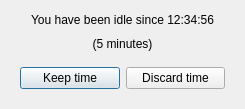
<?xml version="1.0" encoding="UTF-8"?>
<ui version="4.0">
 <class>IdleNotificationDialog</class>
 <widget class="QDialog" name="IdleNotificationDialog">
  <property name="geometry">
   <rect>
    <x>0</x>
    <y>0</y>
    <width>245</width>
    <height>109</height>
   </rect>
  </property>
  <property name="windowTitle">
   <string>Toggl Desktop</string>
  </property>
  <layout class="QVBoxLayout" name="verticalLayout">
   <item>
    <widget class="QLabel" name="idleSince">
     <property name="text">
      <string>You have been idle since 12:34:56</string>
     </property>
     <property name="alignment">
      <set>Qt::AlignCenter</set>
     </property>
    </widget>
   </item>
   <item>
    <widget class="QLabel" name="idleDuration">
     <property name="text">
      <string>(5 minutes)</string>
     </property>
     <property name="alignment">
      <set>Qt::AlignCenter</set>
     </property>
    </widget>
   </item>
   <item>
    <widget class="QWidget" name="widget" native="true">
     <layout class="QHBoxLayout" name="horizontalLayout">
      <item>
       <widget class="QPushButton" name="keepTimeButton">
        <property name="text">
         <string>Keep time</string>
        </property>
       </widget>
      </item>
      <item>
       <widget class="QPushButton" name="discardTimeButton">
        <property name="text">
         <string>Discard time</string>
        </property>
       </widget>
      </item>
     </layout>
    </widget>
   </item>
  </layout>
 </widget>
 <resources/>
 <connections/>
</ui>
